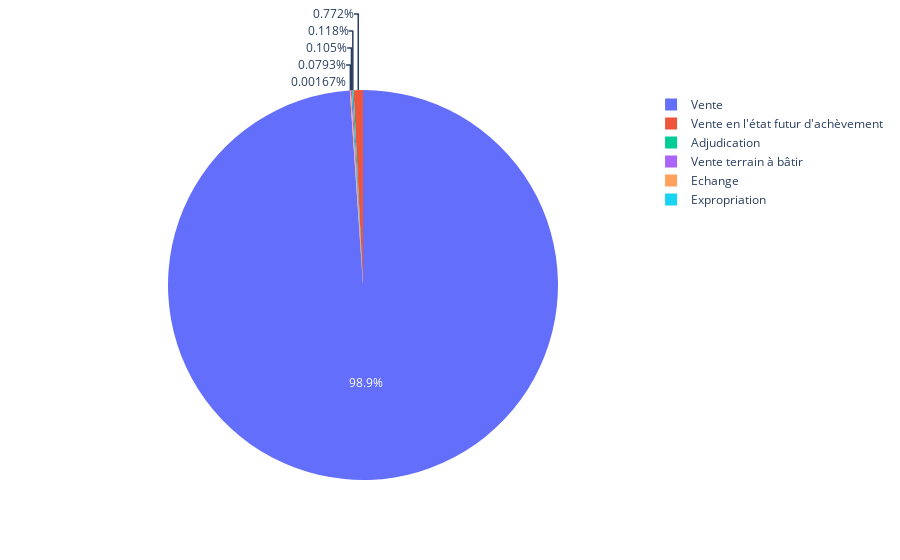

The cell this chart's notebook holds for it:
### Markdown cell above
#### DataViz n°7

### Code cell
nature = df_2022.groupby('nature_mutation')['valeur_fonciere'].sum().reset_index().sort_values('valeur_fonciere',ascending = False).head(6)
nature = nature.rename(columns = {'valeur_fonciere':'sum'})
fig = px.pie(nature, values='sum', names='nature_mutation')
fig.show()

### Figure 1 — Plotly figure (JSON) as saved in the notebook; plotly's stock layout.template omitted (floating-point values rounded to 4 significant figures)
{"data": [{"domain": {"x": [0, 1], "y": [0, 1]}, "hovertemplate": "nature_mutation=%{label}<br>sum=%{value}<extra></extra>", "labels": ["Vente", "Vente en l'état futur d'achèvement", "Adjudication", "Vente terrain à bâtir", "Echange", "Expropriation"], "legendgroup": "", "name": "", "showlegend": true, "type": "pie", "values": [265300000000.0, 2070000000.0, 317000000.0, 282700000.0, 212600000.0, 4485000.0]}], "layout": {"legend": {"tracegroupgap": 0}, "margin": {"t": 60}}}
